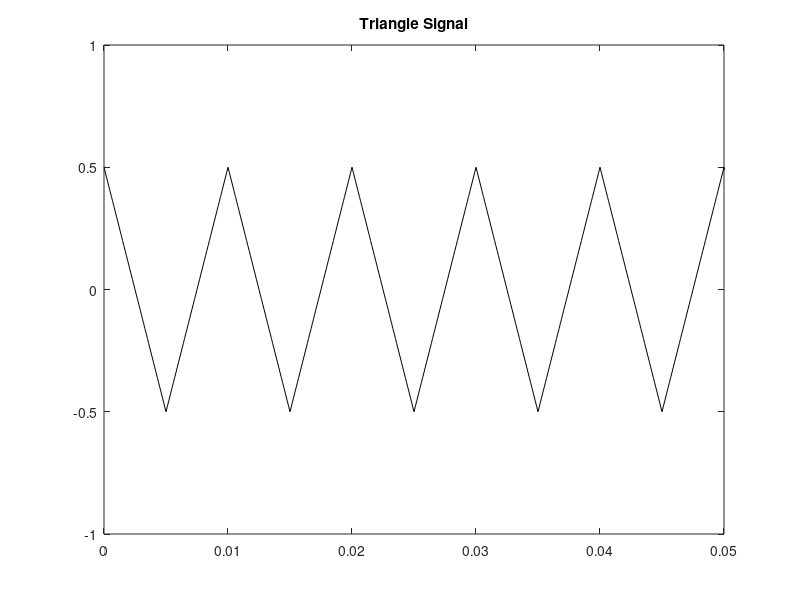

Here is the MATLAB script that generated this plot: (Note: this script raises an error after producing the figure.)
%% Sampling and Aliasing: Lab S-8: 2.2 Spectrogram of a Periodic Signal

%% 2.2.1a)
% fSamp = sampling frequency
% dt = 1/fSamp
% tStop = stop time
% T = period
% Amp = amplitude
% tt = 0:dt:tStop
% qq = rem(tt, T)
% xx = Amp*(4/T)*(abs(qq-(0.5*T))-0.25*T)

%% 2.2.1b)
% Here we execute the above code with a period of 10ms, a sampling rate of
% 10,000Hz, and a total duration of 3s. We then plot 5 periods.

fSamp = 10000;
dt = 1/fSamp;
tStop = 3;
T = 0.010;
Amp = 0.5;
tt = 0:dt:tStop;
qq = rem(tt, T);
xx = Amp*(4/T)*(abs(qq-(0.5*T))-0.25*T);

figure
plot(tt, xx, 'k-')
axis([0, 5*T, -1, 1])
title('Triangle Signal')

%% 2.2.1c)
% Here we make the spectrogram of the triangle wave using plotspec(). We
% choose the L_sect to 5 times the period.

tSect = 5*T;
lSect = tSect/dt;
%soundsc(xx, fSamp); % plays the sound
figure
plotspec(xx + 1j*1e-12, fSamp, lSect)
colorbar
grid on
title('Triangle Spectrogram')

%% 2.2.1d)
% Spectrum bands are visable at the fundamental frequency, 100Hz, then at
% 300Hz, then 500Hz, then every 200Hz there are new and ever fainter
% spectrum bands. They are not visible after 1,000Hz.

%% 2.2.1e)
% As stated above, the fundamental frequency is 100Hz, the first and
% darkest spectrum band.

%% 2.2.1f)
% The amplitude at 100Hz is 50.78. The amplitude at 300Hz is 5.66. The
% ratio between these two is 0.111.

%% 2.2.2a)
% Decibels works by taking the input number, taking the log-base-10 of it
% and multiplying it by 20. 20*log10(2) = 6.0206. Similarily, because of
% how the log function works, 20*log10(0.5) = -6.0206. Therefore, a
% difference of 6dB is about a ratio of a factor of 2.

%% 2.2.2b)
% The change between each coefficient is that k increases by 2, therefore
% the ratio between two non-zero coefficients is
% (-2/(pi^2*k^2))/(-2/(pi^2*(k+2)^2)) which simplifies to ((k+2)^2)/k^2.
% When taking the log of this value when converting to dB, it can be
% further simplified to 2*dB((k+2)/k), which shows that the difference is
% dependant only on k.

%% 2.2.2c)
% We can reaplce k and k+2 with any valid values to find the difference 
% between any two coefficients. The difference between a_15 and a_1 is 
% 40*log10(15/1) = 47.04.

%% 2.2.3a)
% Here we again create the spectrogram of the triangle wave, but this time
% using plotspecDB(), which uses a logrithmic scale.

tSect = 5*T;
lSect = tSect/dt;
%soundsc(xx, fSamp); % plays the sound
figure
plotspecDB(xx + 1j*1e-12, fSamp, lSect, 80)
colorbar
grid on
title('10ms Triangle dB Spectrogram')

%%
% All of the spectrum lines are now clearly visable. The pattern from the
% first time, 100Hz then every 200Hz after that, is still present, but now
% it extends well past 1,000Hz and is now visible all the way to the 
% Nyquist frequency.

%% 2.2.3b)
% Now we double the period and graph the spectrogram again.

T = 0.020;
qq = rem(tt, T);
xx = Amp*(4/T)*(abs(qq-(0.5*T))-0.25*T);
tSect = 3*T;
lSect = tSect/dt;
%soundsc(xx, fSamp); % plays the sound
figure
plotspecDB(xx + 1j*1e-12, fSamp, lSect, 80)
colorbar
grid on
title('20ms Triangle dB Spectrogram')
%%
% WThe fundamental frequency is now 50Hz. The highest spectrum band is at 
% 4,950Hz, which is the 50th harmonic line.

%% 2.2.3c)
% The first harmonic line has a decibel amplitude of 0, the next line has a
% decibel amplitude of -19.08dB. This is the exact same difference found
% before (i.e. 2*20*log10(3)).

%% 2.2.3d)
% Now we change the period to only 4ms and plot the spectrogram again.

T = 0.004;
qq = rem(tt, T);
xx = Amp*(4/T)*(abs(qq-(0.5*T))-0.25*T);
tSect = 3*T;
lSect = tSect/dt;
%soundsc(xx, fSamp); % plays the sound
figure
plotspecDB(xx + 1j*1e-12, fSamp, lSect, 80)
colorbar
grid on
title('4ms Triangle dB Spectrogram')
